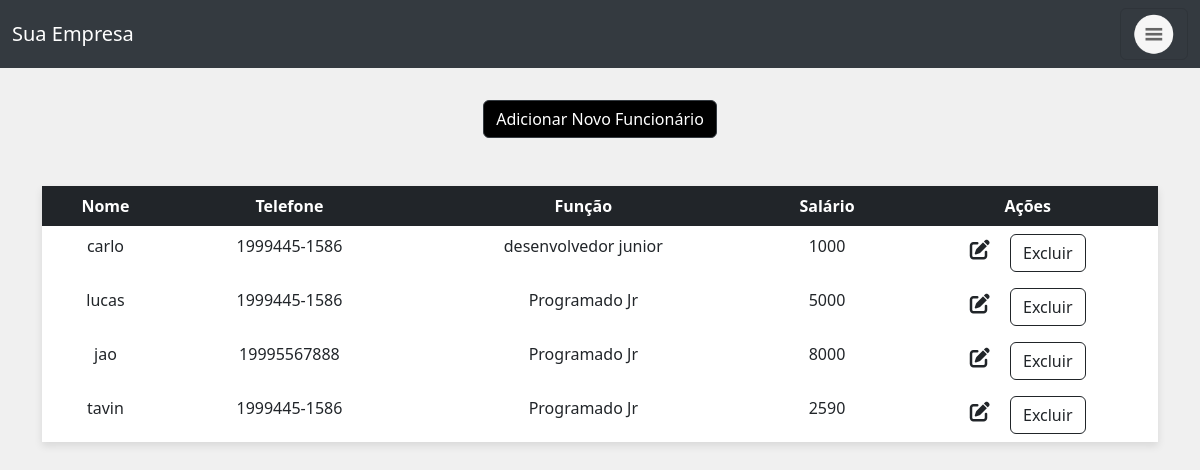
/view/inicio.php (signed in), run on the app's committed database.
### tables this page shows
CREATE TABLE `crud` (
  `id` int(100) NOT NULL,
  `nome` varchar(100) NOT NULL,
  `telefone` varchar(100) NOT NULL,
  `funcao` varchar(100) NOT NULL,
  `salario` decimal(65,0) NOT NULL
);

### view/inicio.php (the view, shortened to what this page needs)
<!DOCTYPE html>
<html lang="pt">
<head>
          <link href="https://cdn.jsdelivr.net/npm/bootstrap@5.2.3/dist/css/bootstrap.min.css" rel="stylesheet">
          <link rel="stylesheet" href="https://cdnjs.cloudflare.com/ajax/libs/font-awesome/6.4.0/css/all.min.css" />
            <link rel="stylesheet" href="../styleInicio.css">
</head>
<body>
<nav class="navbar bg-body-tertiary fixed-top">
  <div class="container-fluid">
                <a class="navbar-brand navbar-brand-text" href="#">Sua Empresa</a>
                    <button class="navbar-toggler" type="button" data-bs-toggle="offcanvas" data-bs-target="#offcanvasNavbar" aria-controls="offcanvasNavbar" aria-label="Toggle navigation">
                    <img src="../img/menu.png"  style="max-widht:52px; max-height:42px;">
                    </button>
  </div>
</nav>
<div class="container">
  <div class="d-flex justify-content-center mb-5">
    <a href="add_fun.php" class="btn btn-dark">Adicionar Novo Funcionário</a>
  </div>
  <table class="table table-hover text-center">
    <thead class="table-dark">
      <tr>
        <th scope="col">Nome</th>
        <th scope="col">Telefone</th>
        <th scope="col">Função</th>
        <th scope="col">Salário</th>
        <th scope="col">Ações</th>
      </tr>
    </thead>
    <tbody>
      <?php
      include('../model/conexao.php');
      $sql = "SELECT * FROM `crud`";
      $result = mysqli_query($conexao, $sql);
      while ($row = mysqli_fetch_assoc($result)) {
      ?>
        <tr>
          <td><?php echo $row["nome"] ?></td>
          <td><?php echo $row["telefone"] ?></td>
          <td><?php echo $row["funcao"] ?></td>
          <td><?php echo $row["salario"] ?></td>
          <td>
            <a href="editar_fun.php?id=<?php echo $row["id"] ?>" class="link-dark"><i class="fa-solid fa-pen-to-square fs-5 me-3"></i></a>
              <form action="../controller/controller_excluir_fun.php" method="GET" style="display: inline;">
              <button type="submit" class="btn btn-outline-dark" name="submit">Excluir</button>
            </form>
          </td>
        </tr>
      <?php
      }
      ?>
    </tbody>
  </table>
</div>
</body>
</html>

### styleInicio.css (style rules this page uses)
body { font-family: 'Segoe UI', Tahoma, Geneva, Verdana, sans-serif; background-color: #f0f0f0; }
.navbar { background-color: #343a40; }
.container { margin-top: 100px; }
.btn-dark { background-color: #000; border-color: #343a40; }
.table { background-color: #fff; box-shadow: 0 4px 8px rgba(0, 0, 0, 0.1); }
th, td { border: none; }
.navbar-brand-text { color: #fff; }
.navbar-toggler { color: #fff }

### data on the page
crud: nome "carlo", telefone "1999445-1586", funcao "desenvolvedor junior", salario "1000"
crud: nome "lucas", telefone "1999445-1586", funcao "Programado Jr", salario "5000"
crud: nome "jao", telefone "19995567888", funcao "Programado Jr", salario "8000"
crud: nome "tavin", telefone "1999445-1586", funcao "Programado Jr", salario "2590"
